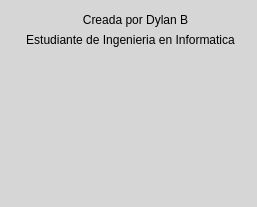
<?xml version="1.0" encoding="UTF-8"?>
<ui version="4.0">
 <class>SegundaVentana</class>
 <widget class="QDialog" name="SegundaVentana">
  <property name="geometry">
   <rect>
    <x>0</x>
    <y>0</y>
    <width>257</width>
    <height>207</height>
   </rect>
  </property>
  <property name="windowTitle">
   <string>Acerca De</string>
  </property>
  <property name="styleSheet">
   <string notr="true">background-color: rgb(214, 214, 214);</string>
  </property>
  <widget class="QLabel" name="label">
   <property name="geometry">
    <rect>
     <x>70</x>
     <y>10</y>
     <width>131</width>
     <height>20</height>
    </rect>
   </property>
   <property name="text">
    <string>Creada por Dylan B</string>
   </property>
   <property name="alignment">
    <set>Qt::AlignCenter</set>
   </property>
  </widget>
  <widget class="QLabel" name="label_2">
   <property name="geometry">
    <rect>
     <x>20</x>
     <y>30</y>
     <width>221</width>
     <height>20</height>
    </rect>
   </property>
   <property name="text">
    <string>Estudiante de Ingenieria en Informatica</string>
   </property>
   <property name="alignment">
    <set>Qt::AlignCenter</set>
   </property>
  </widget>
  <widget class="QLabel" name="git">
   <property name="geometry">
    <rect>
     <x>106</x>
     <y>70</y>
     <width>51</width>
     <height>20</height>
    </rect>
   </property>
   <property name="text">
    <string/>
   </property>
   <property name="alignment">
    <set>Qt::AlignCenter</set>
   </property>
  </widget>
  <widget class="QLabel" name="Imagen">
   <property name="geometry">
    <rect>
     <x>90</x>
     <y>100</y>
     <width>80</width>
     <height>80</height>
    </rect>
   </property>
   <property name="text">
    <string/>
   </property>
  </widget>
 </widget>
 <resources/>
 <connections/>
</ui>
